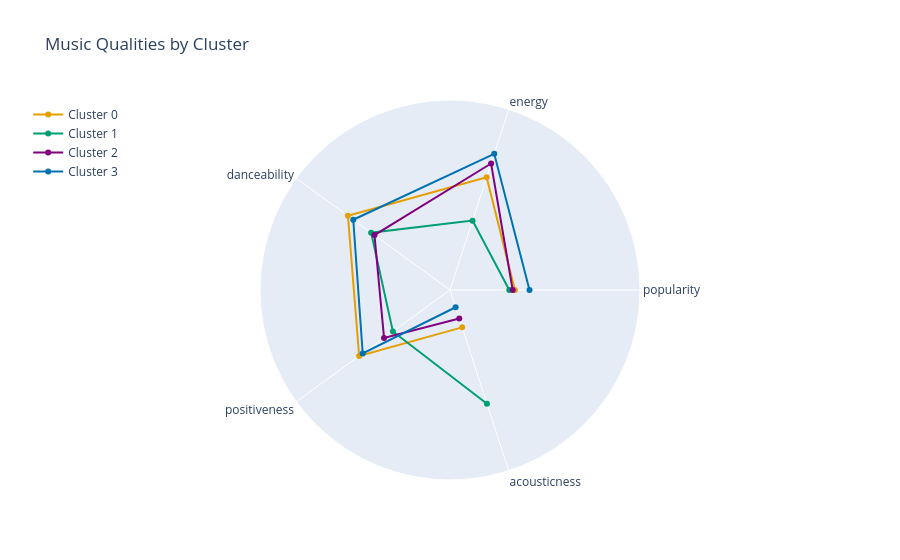

Here is the notebook cell this chart was saved with:
### Code cell
# make radar charts
df_grouped_med = df.groupby('cluster').median()

# combine the best from the charst above (remove speech, and accoustic)
focus_cols_best = ['popularity', 'energy', 'danceability', 'positiveness', 'acousticness']
radar_plot(df_grouped_med, focus_cols_best)

### Figure 1 — Plotly figure (JSON) as saved in the notebook; plotly's stock layout.template omitted (floating-point values rounded to 4 significant figures)
{"data": [{"line": {"color": "#E69F00"}, "name": "Cluster 0", "r": [34.15, 62.39, 66.4, 59.11, 20.66], "theta": ["popularity", "energy", "danceability", "positiveness", "acousticness"], "type": "scatterpolar"}, {"line": {"color": "#009E73"}, "name": "Cluster 1", "r": [31.19, 38.39, 51.31, 37.14, 62.94], "theta": ["popularity", "energy", "danceability", "positiveness", "acousticness"], "type": "scatterpolar"}, {"line": {"color": "#800080"}, "name": "Cluster 2", "r": [33, 70, 49.14, 42.9, 15.8], "theta": ["popularity", "energy", "danceability", "positiveness", "acousticness"], "type": "scatterpolar"}, {"line": {"color": "#0072B2"}, "name": "Cluster 3", "r": [41.86, 75.36, 62.93, 56.8, 9.553], "theta": ["popularity", "energy", "danceability", "positiveness", "acousticness"], "type": "scatterpolar"}], "layout": {"legend": {"x": -0.07, "y": 1}, "polar": {"radialaxis": {"range": [0, 100], "visible": false}}, "showlegend": true, "title": {"text": "Music Qualities by Cluster"}}}
